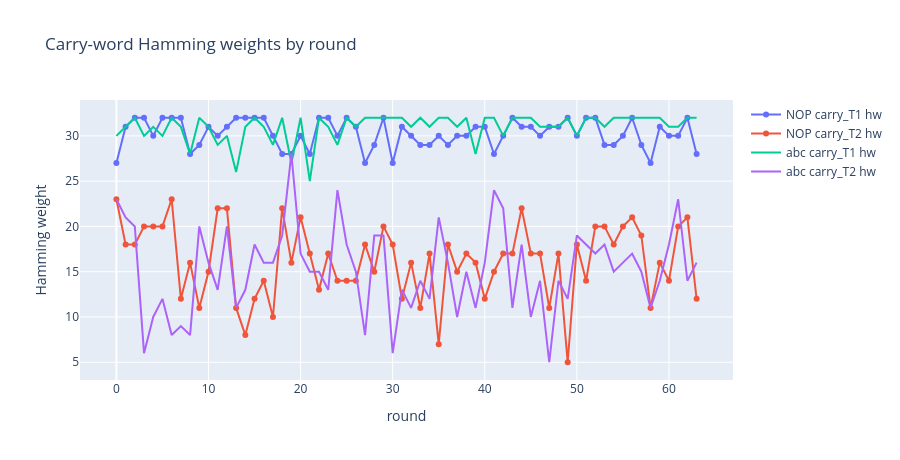

Here is the notebook cell this chart was saved with:
### Code cell
fig_carry = go.Figure()
fig_carry.add_trace(go.Scatter(
    x=trace_nop["round"], y=trace_nop["carry_T1_hw"],
    mode="lines+markers", name="NOP carry_T1 hw"
))
fig_carry.add_trace(go.Scatter(
    x=trace_nop["round"], y=trace_nop["carry_T2_hw"],
    mode="lines+markers", name="NOP carry_T2 hw"
))
fig_carry.add_trace(go.Scatter(
    x=trace_abc["round"], y=trace_abc["carry_T1_hw"],
    mode="lines", name="abc carry_T1 hw"
))
fig_carry.add_trace(go.Scatter(
    x=trace_abc["round"], y=trace_abc["carry_T2_hw"],
    mode="lines", name="abc carry_T2 hw"
))
fig_carry.update_layout(
    title="Carry-word Hamming weights by round",
    xaxis_title="round",
    yaxis_title="Hamming weight",
    height=460
)
fig_carry.show()

### Figure 1 — Plotly figure (JSON) as saved in the notebook; plotly's stock layout.template omitted (floating-point values rounded to 4 significant figures)
{"data": [{"mode": "lines+markers", "name": "NOP carry_T1 hw", "type": "scatter", "x": [0, 1, 2, 3, 4, 5, 6, 7, 8, 9, 10, 11, 12, 13, 14, 15, 16, 17, 18, 19, 20, 21, 22, 23, 24, 25, 26, 27, 28, 29, 30, 31, 32, 33, 34, 35, 36, 37, 38, 39, 40, 41, 42, 43, 44, 45, 46, 47, 48, 49, 50, 51, 52, 53, 54, 55, 56, 57, 58, 59, 60, 61, 62, 63], "y": [27, 31, 32, 32, 30, 32, 32, 32, 28, 29, 31, 30, 31, 32, 32, 32, 32, 30, 28, 28, 30, 28, 32, 32, 30, 32, 31, 27, 29, 32, 27, 31, 30, 29, 29, 30, 29, 30, 30, 31, 31, 28, 30, 32, 31, 31, 30, 31, 31, 32, 30, 32, 32, 29, 29, 30, 32, 29, 27, 31, 30, 30, 32, 28]}, {"mode": "lines+markers", "name": "NOP carry_T2 hw", "type": "scatter", "x": [0, 1, 2, 3, 4, 5, 6, 7, 8, 9, 10, 11, 12, 13, 14, 15, 16, 17, 18, 19, 20, 21, 22, 23, 24, 25, 26, 27, 28, 29, 30, 31, 32, 33, 34, 35, 36, 37, 38, 39, 40, 41, 42, 43, 44, 45, 46, 47, 48, 49, 50, 51, 52, 53, 54, 55, 56, 57, 58, 59, 60, 61, 62, 63], "y": [23, 18, 18, 20, 20, 20, 23, 12, 16, 11, 15, 22, 22, 11, 8, 12, 14, 10, 22, 16, 21, 17, 13, 17, 14, 14, 14, 18, 15, 20, 18, 12, 16, 11, 17, 7, 18, 15, 17, 16, 12, 15, 17, 17, 22, 17, 17, 11, 17, 5, 18, 14, 20, 20, 18, 20, 21, 19, 11, 16, 14, 20, 21, 12]}, {"mode": "lines", "name": "abc carry_T1 hw", "type": "scatter", "x": [0, 1, 2, 3, 4, 5, 6, 7, 8, 9, 10, 11, 12, 13, 14, 15, 16, 17, 18, 19, 20, 21, 22, 23, 24, 25, 26, 27, 28, 29, 30, 31, 32, 33, 34, 35, 36, 37, 38, 39, 40, 41, 42, 43, 44, 45, 46, 47, 48, 49, 50, 51, 52, 53, 54, 55, 56, 57, 58, 59, 60, 61, 62, 63], "y": [30, 31, 32, 30, 31, 30, 32, 31, 28, 32, 31, 29, 30, 26, 31, 32, 31, 29, 32, 27, 32, 25, 32, 31, 29, 32, 31, 32, 32, 32, 32, 32, 31, 32, 31, 32, 32, 31, 32, 28, 32, 32, 30, 32, 32, 32, 31, 31, 31, 32, 30, 32, 32, 31, 32, 32, 32, 32, 32, 32, 31, 31, 32, 32]}, {"mode": "lines", "name": "abc carry_T2 hw", "type": "scatter", "x": [0, 1, 2, 3, 4, 5, 6, 7, 8, 9, 10, 11, 12, 13, 14, 15, 16, 17, 18, 19, 20, 21, 22, 23, 24, 25, 26, 27, 28, 29, 30, 31, 32, 33, 34, 35, 36, 37, 38, 39, 40, 41, 42, 43, 44, 45, 46, 47, 48, 49, 50, 51, 52, 53, 54, 55, 56, 57, 58, 59, 60, 61, 62, 63], "y": [23, 21, 20, 6, 10, 12, 8, 9, 8, 20, 16, 13, 20, 11, 13, 18, 16, 16, 19, 28, 17, 15, 15, 13, 24, 18, 15, 8, 19, 19, 6, 13, 11, 14, 12, 21, 16, 10, 15, 11, 16, 24, 22, 11, 18, 10, 14, 5, 14, 12, 19, 18, 17, 18, 15, 16, 17, 15, 11, 14, 18, 23, 14, 16]}], "layout": {"height": 460, "title": {"text": "Carry-word Hamming weights by round"}, "xaxis": {"title": {"text": "round"}}, "yaxis": {"title": {"text": "Hamming weight"}}}}
